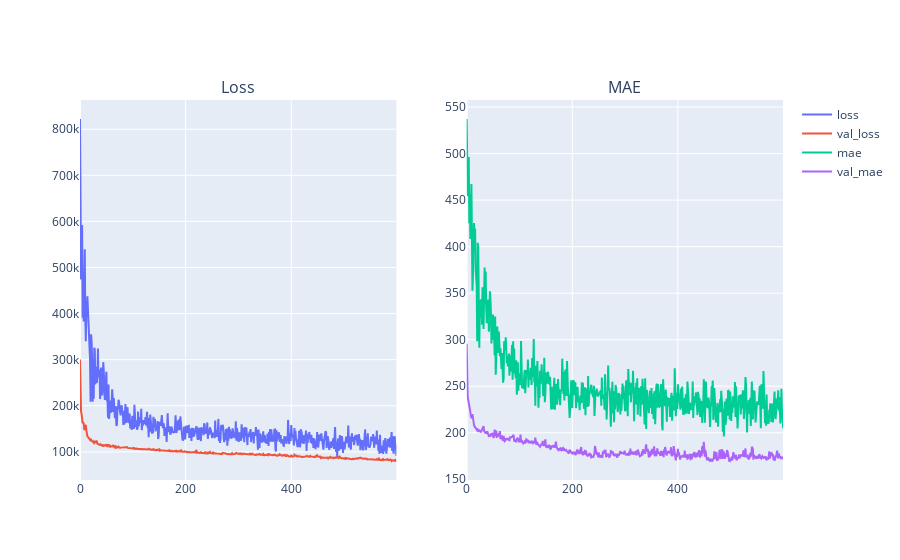

Notebook cell for this chart:
### Code cell
import plotly.graph_objects as go
from plotly.subplots import make_subplots

fig = make_subplots(rows=1, cols=2, subplot_titles=('Loss', 'MAE'))

# fig = go.Figure()
fig.add_trace(go.Scatter(x=modnn.history.epoch, y=modnn_res.loss, name='loss'), row=1, col=1)
fig.add_trace(go.Scatter(x=modnn.history.epoch, y=modnn_res.val_loss, name='val_loss'), row=1, col=1)

fig.add_trace(go.Scatter(x=modnn.history.epoch, y=modnn_res.mae, name='mae'), row=1, col=2)
fig.add_trace(go.Scatter(x=modnn.history.epoch, y=modnn_res.val_mae, name='val_mae'), row=1, col=2)

fig.show()

### Figure 1 — Plotly figure (JSON) as saved in the notebook; plotly's stock layout.template omitted (floating-point values rounded to 4 significant figures; data arrays with more than 128 entries replaced by an {"elided": "..."} marker saying what was removed)
{"data": [{"name": "loss", "type": "scatter", "x": {"elided": "600 int values"}, "xaxis": "x", "y": {"elided": "600 float values"}, "yaxis": "y"}, {"name": "val_loss", "type": "scatter", "x": {"elided": "600 int values"}, "xaxis": "x", "y": {"elided": "600 float values"}, "yaxis": "y"}, {"name": "mae", "type": "scatter", "x": {"elided": "600 int values"}, "xaxis": "x2", "y": {"elided": "600 float values"}, "yaxis": "y2"}, {"name": "val_mae", "type": "scatter", "x": {"elided": "600 int values"}, "xaxis": "x2", "y": {"elided": "600 float values"}, "yaxis": "y2"}], "layout": {"annotations": [{"font": {"size": 16}, "showarrow": false, "text": "Loss", "x": 0.225, "xanchor": "center", "xref": "paper", "y": 1, "yanchor": "bottom", "yref": "paper"}, {"font": {"size": 16}, "showarrow": false, "text": "MAE", "x": 0.775, "xanchor": "center", "xref": "paper", "y": 1, "yanchor": "bottom", "yref": "paper"}], "xaxis": {"anchor": "y", "domain": [0, 0.45]}, "xaxis2": {"anchor": "y2", "domain": [0.55, 1]}, "yaxis": {"anchor": "x", "domain": [0, 1]}, "yaxis2": {"anchor": "x2", "domain": [0, 1]}}}
